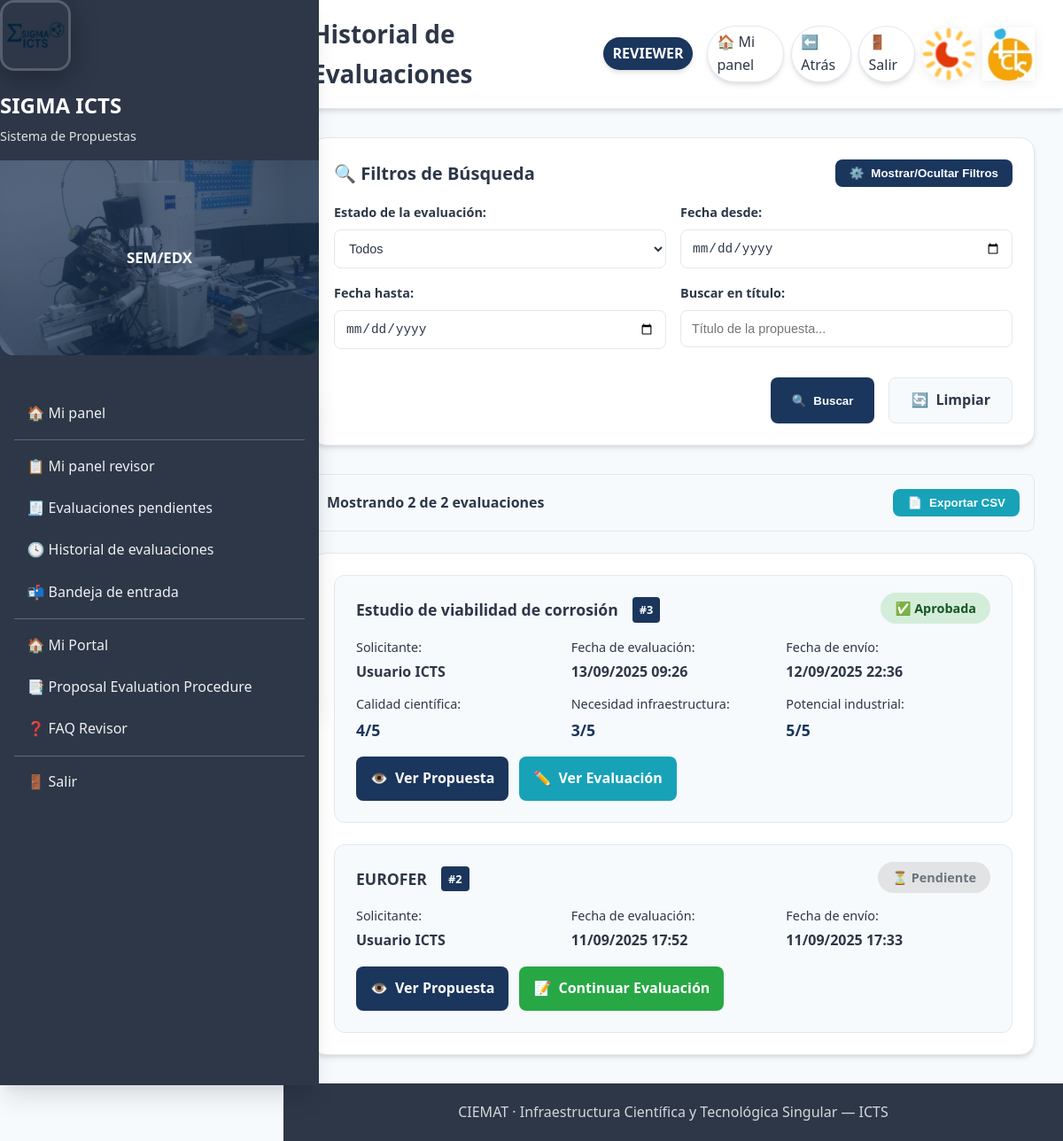
The app's page /icts/reviews/history/ (signed in) with its own data.
### icts/models.py (models this page shows, shortened)
class ProposalReview(models.Model):
    DECISION = [
        ("pending", "Pending"),
        ("approve", "Approve"),
        ("request_changes", "Request changes"),
        ("reject", "Reject"),
    ]
    proposal = models.ForeignKey(
        AccessProposal, on_delete=models.CASCADE, related_name="reviews"
    )
    reviewer = models.ForeignKey(
        settings.AUTH_USER_MODEL, on_delete=models.CASCADE, related_name="icts_reviews"
    )
    decision = models.CharField(max_length=16, choices=DECISION, default="pending")
    comments = models.TextField(blank=True)
    updated_at = models.DateTimeField(auto_now=True)
    feasibility_ok = models.BooleanField(null=True, blank=True, help_text="Is this proposal technically feasible?")
    score_scientific_quality = models.IntegerField(
        null=True, blank=True,
        choices=[(i, i) for i in range(1, 6)],
        help_text="Scientific quality score (1-5)"
    )
    score_need_infrastructure = models.IntegerField(
        null=True, blank=True,
        choices=[(i, i) for i in range(1, 6)],
        help_text="Need for advanced infrastructure score (1-5)"
    )
    score_industrial_potential = models.IntegerField(
        null=True, blank=True,
        choices=[(i, i) for i in range(1, 6)],
        help_text="Industrial potential score (1-5)"
    )
    class Meta:
        unique_together = ("proposal", "reviewer")

class AccessProposal(models.Model):
    PROJECT_TYPE_CHOICES = [
        ("international", "International"),
        ("european", "European"),
        ("national", "National"),
        ("regional", "Regional"),
    ]
    STATUS_CHOICES = [
        ("draft", "Draft"),
        ("submitted", "Submitted"),
        ("accepted", "Accepted"),
        ("rejected", "Rejected"),
    ]
    applicant = models.ForeignKey(
        settings.AUTH_USER_MODEL,
        on_delete=models.CASCADE,
        related_name="icts_proposals",
    )
    title = models.CharField(max_length=200)
    scope = models.TextField(blank=True)
    facilities = models.ManyToManyField(Facility, blank=True)
    status = models.CharField(max_length=12, choices=STATUS_CHOICES, default="draft")
    created_at = models.DateTimeField(auto_now_add=True)
    is_new_request = models.BooleanField(default=True, help_text="Is this a new request?")
    previous_access = models.ForeignKey(
        'self',
        on_delete=models.SET_NULL,
        null=True,
        blank=True,
        help_text="Previous approved request to copy data from"
    )
    access_code = models.CharField(max_length=50, blank=True, help_text="Auto-generated access code")
    applicant_is_different = models.BooleanField(default=False)
    organization = models.CharField(max_length=200, blank=True, help_text="Center/Institution")
    contact_person = models.CharField(max_length=200, blank=True)
    email = models.EmailField(blank=True)
    phone = models.CharField(max_length=50, blank=True)
    project_name = models.CharField(max_length=200, blank=True)
    project_type = models.CharField(
        max_length=100,
        blank=True,
        choices=PROJECT_TYPE_CHOICES,
        help_text="International, European, National, Regional",
    )
    funding_source = models.CharField(max_length=200, blank=True)
    start_year = models.IntegerField(null=True, blank=True)
    end_year = models.IntegerField(null=True, blank=True)
    previous_experiments = models.TextField(blank=True)
    references = models.TextField(blank=True)
    facility_sem = models.BooleanField(default=False)
    facility_sem_fib = models.BooleanField(default=False)
    facility_imp = models.BooleanField(default=False)
    facility_sims = models.BooleanField(default=False)
    facility_confocal = models.BooleanField(default=False)
    facility_vdg = models.BooleanField(default=False)
    facility_profilometer = models.BooleanField(default=False)

### icts/views.py (the view, shortened to what this page needs)
# urls.py: path("reviews/history/", views.review_history, name="review_history"),
@login_required(login_url="/accounts/login/icts/")
@user_passes_test(is_reviewer)
@never_cache
def review_history(request):
    from django.core.paginator import Paginator
    from django.db.models import Q
    reviews = ProposalReview.objects.filter(
        reviewer=request.user
    ).select_related('proposal', 'proposal__applicant').order_by('-updated_at')
    decision = request.GET.get('decision')
    date_from = request.GET.get('date_from')
    date_to = request.GET.get('date_to')
    search = request.GET.get('search')
    if decision:
        reviews = reviews.filter(decision=decision)
    if date_from:
        reviews = reviews.filter(updated_at__date__gte=date_from)
    if date_to:
        reviews = reviews.filter(updated_at__date__lte=date_to)
    paginator = Paginator(reviews, 10)  # 10 evaluaciones por página
    page_number = request.GET.get('page')
    page_obj = paginator.get_page(page_number)
    context = {
        'reviews': page_obj,
        'total_reviews': reviews.count(),
        'is_paginated': page_obj.has_other_pages(),
        'page_obj': page_obj,
    }
    return render(request, "icts/review_history.html", context)

### accounts/templatetags/form_extras.py (called while the page is built)
@register.filter(name="has_group")
def has_group(user, group_name: str):
    try:
        return user.is_authenticated and user.groups.filter(name__iexact=group_name).exists()
    except Exception:
        return False

### icts/context_processors.py (called while the page is built)
def icts_ui(request):
    user = request.user
    role = ""
    if user.is_authenticated:
        if user.is_superuser:
            role = "Admin"
        elif user.groups.filter(name__iexact="managers").exists():
            role = "Manager"
        elif user.groups.filter(name__iexact="responsables").exists():
            role = "Responsable"
        elif user.groups.filter(name__iexact="revisores").exists():
            role = "Revisor"
        else:
            role = "Usuario"
    return {"icts_role_name": role}

### icts/views.py (called while the page is built)
def is_reviewer(user):
    return user.is_superuser or user.groups.filter(name__iexact="revisores").exists()

### sigmalab/context_processors.py (called while the page is built)
def lab_role(request):
    role = None
    if request.user.is_authenticated:
        if (request.user.is_superuser
            or request.user.groups.filter(name="Técnicos Σ-LAB").exists()):
            role = "TECNICO"
        else:
            role = "USUARIO"
    return {"LAB_ROLE": role}

### icts/templates/icts/review_history.html (shortened to what this page needs)
{% extends "base_icts.html" %}
{% load form_extras %}
{% block page_title %}Historial de Evaluaciones{% endblock %}
{% block content %}
<div class="history-container">
  <div class="filters-section">
    <div class="filters-header">
      <h3 class="filters-title">🔍 Filtros de Búsqueda</h3>
      <button type="button" id="toggle-filters" class="toggle-filters-btn">
        <span class="toggle-icon">⚙️</span>
        <span class="toggle-text">Mostrar/Ocultar Filtros</span>
      </button>
    </div>
    <div class="filters-content" id="filters-content">
      <form method="get" class="filters-form">
        <div class="filters-grid">
          <div class="filter-group">
            <label class="filter-label">Estado de la evaluación:</label>
            <select name="decision" class="filter-select">
              <option value="">Todos</option>
            </select>
          </div>
          <div class="filter-group">
            <label class="filter-label">Fecha desde:</label>
            <input type="date" name="date_from" value="{{ request.GET.date_from }}" class="filter-input">
          </div>
          <div class="filter-group">
            <label class="filter-label">Fecha hasta:</label>
            <input type="date" name="date_to" value="{{ request.GET.date_to }}" class="filter-input">
          </div>
          <div class="filter-group">
            <label class="filter-label">Buscar en título:</label>
            <input type="text" name="search" value="{{ request.GET.search }}" placeholder="Título de la propuesta..." class="filter-input">
          </div>
        </div>
        <div class="filters-actions">
          <button type="submit" class="filter-btn primary">
            <span class="btn-icon">🔍</span>
            <span class="btn-text">Buscar</span>
          </button>
          <a href="{% url 'icts:review_history' %}" class="filter-btn secondary">
            <span class="btn-icon">🔄</span>
            <span class="btn-text">Limpiar</span>
          </a>
        </div>
      </form>
    </div>
  </div>
  <div class="results-stats">
    <div class="stats-summary">
      <span class="stats-text">Mostrando {{ reviews|length }} de {{ total_reviews }} evaluaciones</span>
    </div>
    <div class="export-actions">
      <button type="button" class="export-btn" onclick="exportToCSV()">
        <span class="btn-icon">📄</span>
        <span class="btn-text">Exportar CSV</span>
      </button>
    </div>
  </div>
  <div class="reviews-section">
    {% if reviews %}
      <div class="reviews-list">
        {% for review in reviews %}
        <div class="review-item">
          <div class="review-header">
            <div class="review-title">
              <h4 class="proposal-title">{{ review.proposal.title|default:"(Sin título)" }}</h4>
              <span class="proposal-id">#{{ review.proposal.id }}</span>
            </div>
            <div class="review-status">
              <span class="status-badge decision-{{ review.decision }}">
                {% if review.decision == 'approve' %}✅ Aprobada
                {% elif review.decision == 'reject' %}❌ Rechazada
                {% elif review.decision == 'request_changes' %}🔄 Cambios solicitados
                {% else %}⏳ Pendiente{% endif %}
              </span>
            </div>
          </div>
          <div class="review-details">
            <div class="detail-grid">
              <div class="detail-item">
                <span class="detail-label">Solicitante:</span>
                <span class="detail-value">{{ review.proposal.applicant.get_full_name|default:review.proposal.applicant.get_username }}</span>
              </div>
              <div class="detail-item">
                <span class="detail-label">Fecha de evaluación:</span>
                <span class="detail-value">{{ review.updated_at|date:"d/m/Y H:i" }}</span>
              </div>
              <div class="detail-item">
                <span class="detail-label">Fecha de envío:</span>
                <span class="detail-value">{{ review.proposal.created_at|date:"d/m/Y H:i" }}</span>
              </div>
              {% if review.score_scientific_quality %}
              <div class="detail-item">
                <span class="detail-label">Calidad científica:</span>
                <span class="detail-value score">{{ review.score_scientific_quality }}/5</span>
              </div>
              {% endif %}
              {% if review.score_need_infrastructure %}
              <div class="detail-item">
                <span class="detail-label">Necesidad infraestructura:</span>
                <span class="detail-value score">{{ review.score_need_infrastructure }}/5</span>
              </div>
              {% endif %}
              {% if review.score_industrial_potential %}
              <div class="detail-item">
                <span class="detail-label">Potencial industrial:</span>
                <span class="detail-value score">{{ review.score_industrial_potential }}/5</span>
              </div>
              {% endif %}
            </div>
          </div>
          <div class="review-actions">
            <a href="{% url 'icts:proposal_detail' review.proposal.pk %}" class="action-btn view">
              <span class="btn-icon">👁️</span>
              <span class="btn-text">Ver Propuesta</span>
            </a>
            {% if review.decision == 'pending' %}
            <a href="{% url 'icts:review_start' review.proposal.pk %}" class="action-btn evaluate">
              <span class="btn-icon">📝</span>
              <span class="btn-text">Continuar Evaluación</span>
            </a>
            {% else %}
            <a href="{% url 'icts:review_start' review.proposal.pk %}" class="action-btn edit">
              <span class="btn-icon">✏️</span>
              <span class="btn-text">Ver Evaluación</span>
            </a>
            {% endif %}
          </div>
        </div>
        {% endfor %}
      </div>
    {% endif %}
  </div>
</div>
{% endblock %}

### icts/templates/icts/review_history.html (style rules this page uses)
.history-container { max-width: 1200px; margin: 0 auto; }
.filters-section { background: var(--bg-card); border: 1px solid var(--border); border-radius: 1rem; padding: 1.5rem; margin-bottom: 2rem; box-shadow: var(--shadow); }
.filters-header { display: flex; justify-content: space-between; align-items: center; margin-bottom: 1rem; }
.filters-title { font-size: 1.25rem; font-weight: 700; color: var(--text-primary); margin: 0; }
.toggle-filters-btn { display: flex; align-items: center; gap: 0.5rem; padding: 0.5rem 1rem; background: var(--primary); color: white; border: none; border-radius: 0.5rem; font-weight: 600; cursor: pointer; transition: all 0.2s ease; }
.filters-content { display: block; }
.filters-form { display: flex; flex-direction: column; gap: 1rem; }
.filters-grid { display: grid; grid-template-columns: repeat(auto-fit, minmax(250px, 1fr)); gap: 1rem; }
.filter-group { display: flex; flex-direction: column; gap: 0.5rem; }
.filter-label { font-weight: 600; color: var(--text-primary); font-size: 0.9rem; }
.filter-select, .filter-input { padding: 0.75rem; border: 1px solid var(--border); border-radius: 0.5rem; background: var(--bg-card); color: var(--text-primary); font-size: 0.9rem; transition: all 0.2s ease; }
.filters-actions { display: flex; gap: 1rem; justify-content: flex-end; margin-top: 1rem; }
.filter-btn { display: flex; align-items: center; gap: 0.5rem; padding: 0.75rem 1.5rem; border-radius: 0.5rem; text-decoration: none; font-weight: 600; transition: all 0.2s ease; cursor: pointer; border: none; }
.filter-btn.primary { background: var(--primary); color: white; }
.filter-btn.secondary { background: var(--bg-main); color: var(--text-primary); border: 1px solid var(--border); }
.results-stats { display: flex; justify-content: space-between; align-items: center; margin-bottom: 1.5rem; padding: 1rem; background: var(--bg-main); border-radius: 0.5rem; border: 1px solid var(--border); }
.stats-summary { display: flex; align-items: center; gap: 0.5rem; }
.stats-text { color: var(--text-primary); font-weight: 600; }
.export-btn { display: flex; align-items: center; gap: 0.5rem; padding: 0.5rem 1rem; background: var(--accent); color: white; border: none; border-radius: 0.5rem; font-weight: 600; cursor: pointer; transition: all 0.2s ease; }
.reviews-section { background: var(--bg-card); border: 1px solid var(--border); border-radius: 1rem; padding: 1.5rem; box-shadow: var(--shadow); }
.reviews-list { display: flex; flex-direction: column; gap: 1.5rem; }
.review-item { background: var(--bg-main); border: 1px solid var(--border); border-radius: 0.75rem; padding: 1.5rem; transition: all 0.2s ease; }
.review-header { display: flex; justify-content: space-between; align-items: flex-start; margin-bottom: 1rem; }
.review-title { display: flex; align-items: center; gap: 1rem; }
.proposal-title { font-size: 1.1rem; font-weight: 700; color: var(--text-primary); margin: 0; }
.proposal-id { background: var(--primary); color: white; padding: 0.25rem 0.5rem; border-radius: 0.25rem; font-size: 0.8rem; font-weight: 600; }
.status-badge { padding: 0.5rem 1rem; border-radius: 999px; font-size: 0.9rem; font-weight: 600; }
.decision-approve { background: #d4edda; color: #155724; }
.decision-pending { background: #e2e3e5; color: #6c757d; }
.review-details { margin-bottom: 1rem; }
.detail-grid { display: grid; grid-template-columns: repeat(auto-fit, minmax(200px, 1fr)); gap: 0.75rem; margin-bottom: 1rem; }
.detail-item { display: flex; flex-direction: column; gap: 0.25rem; }
.detail-label { font-weight: 500; color: var(--text-secondary); font-size: 0.9rem; }
.detail-value { color: var(--text-primary); font-weight: 600; }
.detail-value.score { color: var(--primary); font-size: 1.1rem; }
.review-actions { display: flex; gap: 0.75rem; flex-wrap: wrap; }
.action-btn { display: flex; align-items: center; gap: 0.5rem; padding: 0.75rem 1rem; border-radius: 0.5rem; text-decoration: none; font-weight: 600; transition: all 0.2s ease; cursor: pointer; border: none; }
.action-btn.view { background: var(--primary); color: white; }
.action-btn.evaluate { background: #28a745; color: white; }
.action-btn.edit { background: #17a2b8; color: white; }

### records on screen
ProposalReview: proposal "Estudio de viabilidad de corrosión", proposal.id "3", decision "✅ Aprobada", proposal.applicant.get_full_name "Usuario ICTS", updated_at "13/09/2025 09:26", proposal.created_at "12/09/2025 22:36", score_scientific_quality "4", score_need_infrastructure "3", score_industrial_potential "5"
ProposalReview: proposal "EUROFER", proposal.id "2", decision "⏳ Pendiente", proposal.applicant.get_full_name "Usuario ICTS", updated_at "11/09/2025 17:52", proposal.created_at "11/09/2025 17:33"

### other values on screen
{{ reviews|length }} "2"
{{ total_reviews }} "2"
